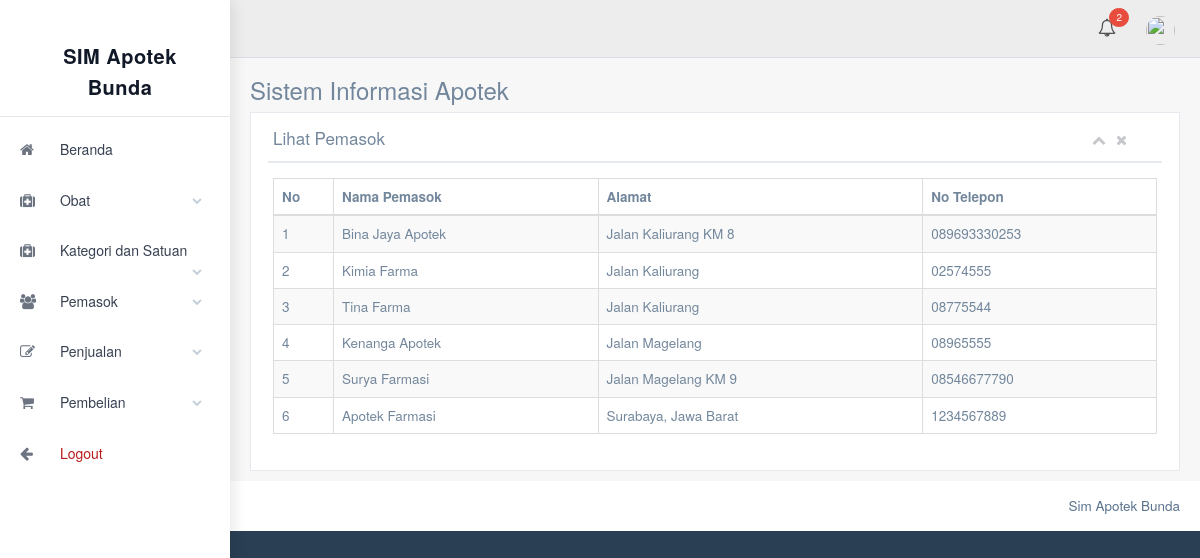
Screenshot of /example/table_sup with the database file from the repository.
### tables this page shows
CREATE TABLE `table_sup` (
  `id_pem` int(3) NOT NULL,
  `nama_pemasok` varchar(30) NOT NULL,
  `alamat` text NOT NULL,
  `telepon` varchar(30) NOT NULL
);

### application/libraries/Template.php (called while the page is built, shortened)
<?php
class Template {
    var $CI;
    function __construct() {
        $this->CI = & get_instance();
    }
    function set_parser($parser, $method = NULL) {
        $this->CI->load->library($parser);
    }
    function write_view($region, $view, $data = NULL, $overwrite = FALSE) {
        $content = $this->CI->load->view($view, $data, TRUE);
    }
}

### application/controllers/Example.php (called while the page is built, shortened)
<?php defined('BASEPATH') OR exit('No direct script access allowed');
class Example extends CI_Controller
{
	function __construct()
	{
        $data['nullstock'] = $this->Apotek_data->countstock();
        $data['nullex'] = $this->Apotek_data->countex();
        $this->template->write_view('sidenavs', 'template/default_sidenavs', true);
		$this->template->write_view('navs', 'template/default_topnavs.php', $data, true);
	}
	function table_sup() {
		$data['table_sup'] = $this->Apotek_data->supplier()->result();
		$this->template->write('title', 'Lihat Pemasok', TRUE);
		$this->template->write('header', 'Sistem Informasi Apotek');
		$this->template->write_view('content', 'tes/table_sup', $data, true);
		$this->template->render();
	}
}

### index.php (called while the page is built, shortened)
<?php
require_once BASEPATH.'core/CodeIgniter.php';

### application/models/Apotek_data.php (called while the page is built, shortened)
<?php defined('BASEPATH') OR exit('No direct script access allowed');
class Apotek_data extends CI_Model
{
    public function supplier() { return $this->db->get('table_sup'); }
}

### application/views/tes/table_sup.php (the view, shortened to what this page needs)
<div class="row">
    <div class="col-md-12 col-sm-12 col-xs-12">
        <div class="x_panel">
            <div class="x_title">
                <h2>Lihat Pemasok</h2>
                <ul class="nav navbar-right panel_toolbox">
                    <li><a class="collapse-link"><i class="fa fa-chevron-up"></i></a></li>
                    <li><a class="close-link"><i class="fa fa-close"></i></a></li>
                </ul>
                <div class="clearfix"></div>
            </div>
            <div class="x_content">
                <table id="datatable-pemasok" class="table table-striped table-bordered" width="100%">
                    <thead>
                        <tr>
                            <th style="width:60px;">No</th>
                            <th>Nama Pemasok</th>
                            <th>Alamat</th>
                            <th>No Telepon</th>
                        </tr>
                    </thead>
                    <tbody>
                        <?php $sn = 1; ?>
                        <?php foreach($table_sup as $s): ?>
                        <tr>
                            <td><?= $sn++; ?></td>
                            <td><?= $s->nama_pemasok; ?></td>
                            <td><?= $s->alamat; ?></td>
                            <td><?= $s->telepon; ?></td>
                        </tr>
                        <?php endforeach; ?>
                    </tbody>
                </table>
            </div>
        </div>
    </div>
</div>

### rows the page displays
table_sup: nama_pemasok "Bina Jaya Apotek", alamat "Jalan Kaliurang KM 8", telepon "089693330253"
table_sup: nama_pemasok "Kimia Farma", alamat "Jalan Kaliurang", telepon "02574555"
table_sup: nama_pemasok "Tina Farma", alamat "Jalan Kaliurang", telepon "08775544"
table_sup: nama_pemasok "Kenanga Apotek", alamat "Jalan Magelang", telepon "08965555"
table_sup: nama_pemasok "Surya Farmasi", alamat "Jalan Magelang KM 9", telepon "08546677790"
table_sup: nama_pemasok "Apotek Farmasi", alamat "Surabaya, Jawa Barat", telepon "1234567889"

### other values shown
$nulltol "2"
$header "Sistem Informasi Apotek"
